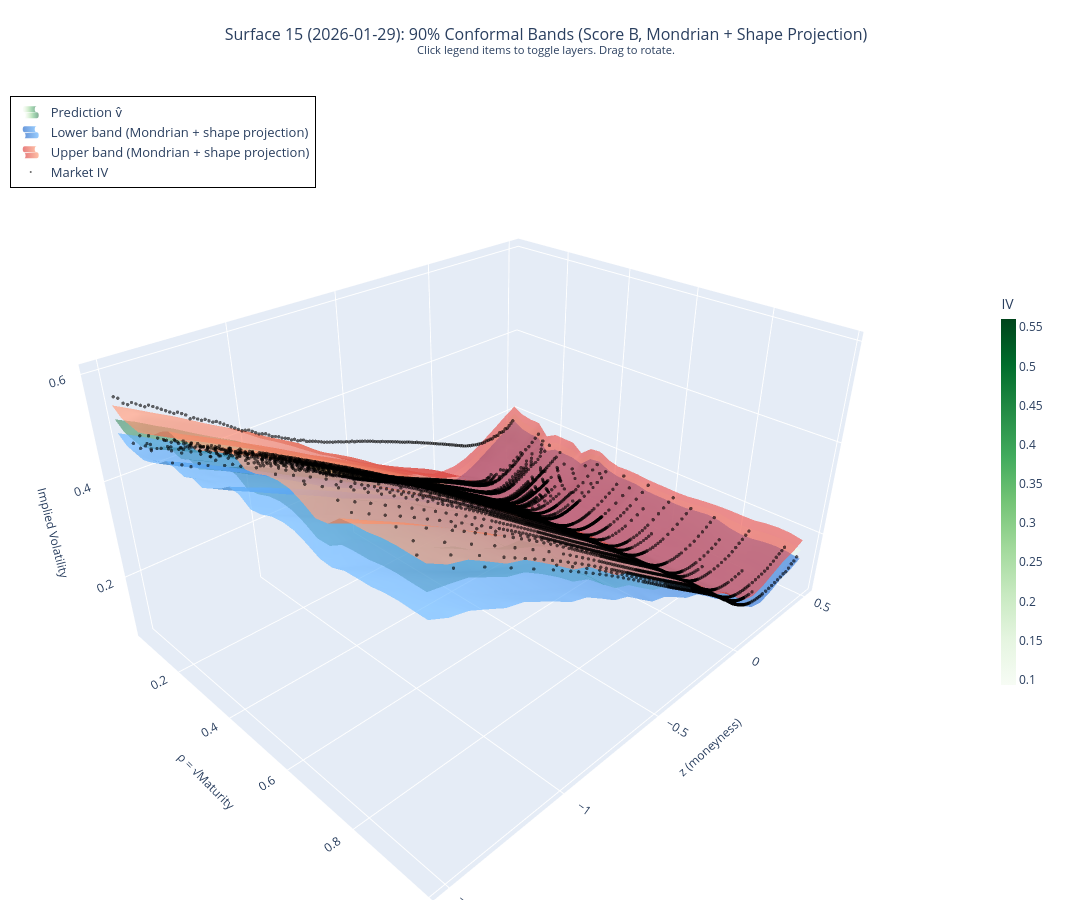

Notebook source saved alongside this figure:
### Code cell
# Interactive HTML visualization: Surface 15 (2026-01-29)
# Bands: Score B (vega), Mondrian + discrete shape projection
import plotly.graph_objects as go
from scipy.interpolate import griddata as _gd_viz

VIZ_SURF = 15

# Rebuild the K=5 rolling window from the last WINDOW_SIZE calibration surfaces
_rw_viz = RollingWindowCalibration(window_size=WINDOW_SIZE)
for _idx in cal_idx[-WINDOW_SIZE:]:
    _dl = DataLoader([gno_dataset[_idx]], batch_size=1, collate_fn=dev_loss.collate_fn)
    for _d, _inp, _a in _dl:
        _inp = {k: v.to(device) if torch.is_tensor(v) else v for k, v in _inp.items()}
        with torch.no_grad():
            _out = model(**_inp)
        _ivp, *_ = dev_loss.read_output(_out, _a)
        _sc = score_from_data(
            score_type='vega', data=_d, iv_predict=_ivp,
            model=model, device=device, min_weight=1.0)
        _rw_viz.add_surface(
            quote_datetime=_d['quote_datetime'],
            rho=_d['r'].cpu().numpy().flatten(),
            z=_d['z'].cpu().numpy().flatten(),
            scores=_sc)
        break

_rho_cal, _z_cal, _sc_cal = _rw_viz.get_calibration_data()
_n_cal = len(_sc_cal)
_q_global_viz = conformal_order_statistic(_sc_cal, ALPHA)

_mond_viz = ExactOrderStatisticMondrian(
    n_bins_rho=N_BINS_RHO, n_bins_z=N_BINS_Z,
    rho_range=RHO_RANGE, z_range=Z_RANGE,
    alpha=ALPHA, min_samples_per_bin=10, shrinkage=SHRINKAGE)
_mond_viz.calibrate(rho=_rho_cal, z=_z_cal, scores=_sc_cal)

_dl15 = DataLoader([gno_dataset[VIZ_SURF]], batch_size=1, collate_fn=dev_loss.collate_fn)
for _d15, _inp15, _a15 in _dl15:
    _inp15 = {k: v.to(device) if torch.is_tensor(v) else v for k, v in _inp15.items()}
    with torch.no_grad():
        _out15 = model(**_inp15)
    _ivp15, *_ = dev_loss.read_output(_out15, _a15)

    _rho15 = _d15['r'].cpu().numpy().flatten()
    _z15   = _d15['z'].cpu().numpy().flatten()
    _iv15  = _ivp15.cpu().numpy().flatten()
    _mkt15 = _d15['implied_volatility'].cpu().numpy().flatten()
    _disc15 = _d15['discount_factor'].cpu().numpy().flatten()
    _fwd15  = _d15['underlying_forward'].cpu().numpy().flatten()

    _qm15 = _mond_viz.get_quantiles(rho=_rho15, z=_z15)

    _bands15 = vega_iv_bands(
        rho=_rho15, z=_z15, iv_pred=_iv15, quantile=_qm15,
        discount=_disc15, forward=_fwd15, min_weight=1.0)
    _lo15 = _bands15['iv_lower']
    _hi15 = _bands15['iv_upper']

    # Apply the calendar and butterfly adjustments
    _rho_u15 = np.unique(np.round(_rho15, 4))
    _mat15   = _rho_u15 ** 2
    _str15   = np.linspace(_z15.min(), _z15.max(), 50)
    _rm15, _zm15 = np.meshgrid(_rho_u15, _str15, indexing='ij')

    def _tog(v):
        g = _gd_viz((_rho15, _z15), v, (_rm15, _zm15), method='linear')
        m = np.isnan(g)
        if m.any():
            g[m] = _gd_viz((_rho15, _z15), v, (_rm15[m], _zm15[m]), method='nearest')
        return g

    _lo15g = _tog(_lo15)
    _hi15g = _tog(_hi15)
    _iv15g = _tog(_iv15)

    _lo15_proj, _ = project_to_arbitrage_free(_lo15g, _str15, _mat15, max_iterations=500, step_size=0.8)
    _hi15_proj, _ = project_to_arbitrage_free(_hi15g, _str15, _mat15, max_iterations=500, step_size=0.8)
    break

# Build 30x30 ρ-z grid for Plotly surfaces
_rg = np.linspace(_rho15.min(), _rho15.max(), 30)
_zg = np.linspace(_z15.min(), _z15.max(), 30)
_rmp, _zmp = np.meshgrid(_rg, _zg)

def _to30(src_r, src_z, vals):
    g = _gd_viz((src_r, src_z), vals, (_rmp, _zmp), method='cubic')
    m = np.isnan(g)
    if m.any():
        g[m] = _gd_viz((src_r, src_z), vals, (_rmp[m], _zmp[m]), method='nearest')
    return g

_iv_pg  = _to30(_rm15.flatten(), _zm15.flatten(), _iv15g.flatten())
_lo_pg  = _to30(_rm15.flatten(), _zm15.flatten(), _lo15_proj.flatten())
_hi_pg  = _to30(_rm15.flatten(), _zm15.flatten(), _hi15_proj.flatten())

notebook_dir = Path(os.getcwd())
viz_folder = notebook_dir.parent.parent / 'visualizations'
viz_folder.mkdir(exist_ok=True)

fig = go.Figure()

fig.add_trace(go.Surface(
    x=_rmp, y=_zmp, z=_iv_pg,
    colorscale='Greens', name='Prediction v̂',
    opacity=0.45, showscale=True, showlegend=True,
    colorbar=dict(title='IV', len=0.5, x=1.02, thickness=15),
    hovertemplate='ρ=%{x:.3f}  z=%{y:.3f}<br>Prediction: %{z:.4f}<extra></extra>',
    contours=dict(z=dict(show=True, usecolormap=True, highlightcolor='lime', project_z=False))
))
fig.add_trace(go.Surface(
    x=_rmp, y=_zmp, z=_lo_pg,
    colorscale=[[0, 'rgb(30,100,200)'], [1, 'rgb(100,180,255)']],
    name='Lower band (Mondrian + shape projection)',
    opacity=0.65, showscale=False, showlegend=True,
    hovertemplate='ρ=%{x:.3f}  z=%{y:.3f}<br>Lower: %{z:.4f}<extra></extra>'
))
fig.add_trace(go.Surface(
    x=_rmp, y=_zmp, z=_hi_pg,
    colorscale=[[0, 'rgb(220,60,60)'], [1, 'rgb(255,160,120)']],
    name='Upper band (Mondrian + shape projection)',
    opacity=0.65, showscale=False, showlegend=True,
    hovertemplate='ρ=%{x:.3f}  z=%{y:.3f}<br>Upper: %{z:.4f}<extra></extra>'
))
fig.add_trace(go.Scatter3d(
    x=_rho15, y=_z15, z=_mkt15,
    mode='markers', name='Market IV',
    marker=dict(size=2, color='black', opacity=0.6),
    showlegend=True,
    hovertemplate='ρ=%{x:.3f}  z=%{y:.3f}<br>Market: %{z:.4f}<extra></extra>'
))

fig.update_layout(
    title=dict(
        text='Surface 15 (2026-01-29): 90% Conformal Bands (Score B, Mondrian + Shape Projection)<br>'
             '<sup>Click legend items to toggle layers. Drag to rotate.</sup>',
        x=0.5, xanchor='center', font=dict(size=16)
    ),
    width=1400, height=900, showlegend=True,
    legend=dict(x=0.01, y=0.98, bgcolor='rgba(255,255,255,0.85)',
                bordercolor='black', borderwidth=1, font=dict(size=13), tracegroupgap=4),
    scene=dict(
        xaxis=dict(title=dict(text='ρ = √Maturity', font=dict(size=12))),
        yaxis=dict(title=dict(text='z (moneyness)', font=dict(size=12))),
        zaxis=dict(title=dict(text='Implied Volatility', font=dict(size=12))),
        camera=dict(eye=dict(x=1.6, y=-1.6, z=1.3)),
        aspectmode='manual', aspectratio=dict(x=1.2, y=1.5, z=0.8)
    ),
    margin=dict(l=0, r=120, t=80, b=0)
)

output_file = viz_folder / f'surface_{VIZ_SURF}_interactive.html'
try:
    fig.write_html(str(output_file), include_plotlyjs='cdn')
    print(f"Saved: {output_file}")
except Exception as e:
    print(f"Error saving: {e}")

fig.show()

### Figure 1 — Plotly figure (JSON) as saved in the notebook; plotly's stock layout.template omitted (floating-point values rounded to 4 significant figures; data arrays with more than 128 entries replaced by an {"elided": "..."} marker saying what was removed)
{"data": [{"colorbar": {"len": 0.5, "thickness": 15, "title": {"text": "IV"}, "x": 1.02}, "colorscale": [[0, "rgb(247,252,245)"], [0.125, "rgb(229,245,224)"], [0.25, "rgb(199,233,192)"], [0.375, "rgb(161,217,155)"], [0.5, "rgb(116,196,118)"], [0.625, "rgb(65,171,93)"], [0.75, "rgb(35,139,69)"], [0.875, "rgb(0,109,44)"], [1, "rgb(0,68,27)"]], "contours": {"z": {"highlightcolor": "lime", "project": {"z": false}, "show": true, "usecolormap": true}}, "hovertemplate": "ρ=%{x:.3f}  z=%{y:.3f}<br>Prediction: %{z:.4f}<extra></extra>", "name": "Prediction v̂", "opacity": 0.45, "showlegend": true, "showscale": true, "type": "surface", "x": {"elided": "30x30 float values"}, "y": {"elided": "30x30 float values"}, "z": {"elided": "30x30 float values"}}, {"colorscale": [[0, "rgb(30,100,200)"], [1, "rgb(100,180,255)"]], "hovertemplate": "ρ=%{x:.3f}  z=%{y:.3f}<br>Lower: %{z:.4f}<extra></extra>", "name": "Lower band (Mondrian + shape projection)", "opacity": 0.65, "showlegend": true, "showscale": false, "type": "surface", "x": {"elided": "30x30 float values"}, "y": {"elided": "30x30 float values"}, "z": {"elided": "30x30 float values"}}, {"colorscale": [[0, "rgb(220,60,60)"], [1, "rgb(255,160,120)"]], "hovertemplate": "ρ=%{x:.3f}  z=%{y:.3f}<br>Upper: %{z:.4f}<extra></extra>", "name": "Upper band (Mondrian + shape projection)", "opacity": 0.65, "showlegend": true, "showscale": false, "type": "surface", "x": {"elided": "30x30 float values"}, "y": {"elided": "30x30 float values"}, "z": {"elided": "30x30 float values"}}, {"hovertemplate": "ρ=%{x:.3f}  z=%{y:.3f}<br>Market: %{z:.4f}<extra></extra>", "marker": {"color": "black", "opacity": 0.6, "size": 2}, "mode": "markers", "name": "Market IV", "showlegend": true, "type": "scatter3d", "x": {"elided": "9351 float values"}, "y": {"elided": "9351 float values"}, "z": {"elided": "9351 float values"}}], "layout": {"height": 900, "legend": {"bgcolor": "rgba(255,255,255,0.85)", "bordercolor": "black", "borderwidth": 1, "font": {"size": 13}, "tracegroupgap": 4, "x": 0.01, "y": 0.98}, "margin": {"b": 0, "l": 0, "r": 120, "t": 80}, "scene": {"aspectmode": "manual", "aspectratio": {"x": 1.2, "y": 1.5, "z": 0.8}, "camera": {"eye": {"x": 1.6, "y": -1.6, "z": 1.3}}, "xaxis": {"title": {"font": {"size": 12}, "text": "ρ = √Maturity"}}, "yaxis": {"title": {"font": {"size": 12}, "text": "z (moneyness)"}}, "zaxis": {"title": {"font": {"size": 12}, "text": "Implied Volatility"}}}, "showlegend": true, "title": {"font": {"size": 16}, "text": "Surface 15 (2026-01-29): 90% Conformal Bands (Score B, Mondrian + Shape Projection)<br><sup>Click legend items to toggle layers. Drag to rotate.</sup>", "x": 0.5, "xanchor": "center"}, "width": 1400}}
